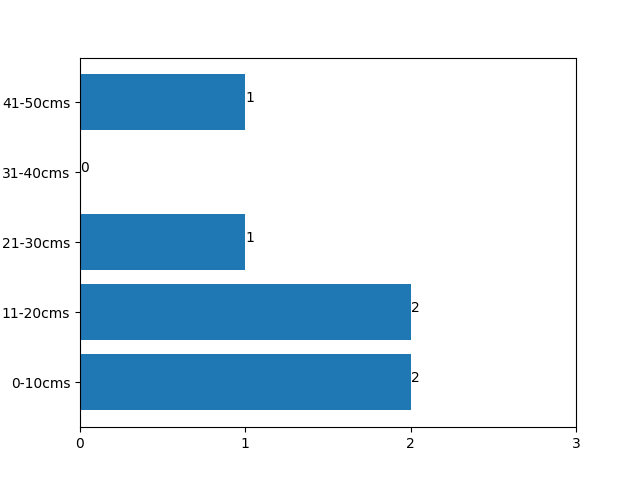

Generate this figure with Python:
import matplotlib.pyplot as plt
import numpy as np

# this function counts number of integers exists in the range
def count(arr, start, end):
    cnt = 0
    for x in arr:
        if start <= x <= end:
            cnt += 1
    return cnt

def graphSnowfall(t):
    # achieve the data from file
    # open file
    text_file = open(t,'r')
    
    # achieve lines into array
    arr = [int(line) for line in text_file.readlines()]

    # close file
    text_file.close()
    
    x = ["0-10cms", "11-20cms", "21-30cms", "31-40cms", '41-50cms']
    y = [count(arr, 0, 10), count(arr, 11, 20), count(arr, 21, 30), count(arr, 31, 40), count(arr, 41, 50)]

    # barh( x , y ) draws the bars along the vertical axis at the locations specified by x
    plt.barh(x, y)
    
    # add text to the graph
    for index, value in enumerate(y):
        plt.text(value, index, str(value))
    plt.xticks(np.arange(0, 4, step=1))

    # save the graph image 
    plt.savefig("q2.png")

    # show temporary graph image
    plt.show()

graphSnowfall('./q2.txt')